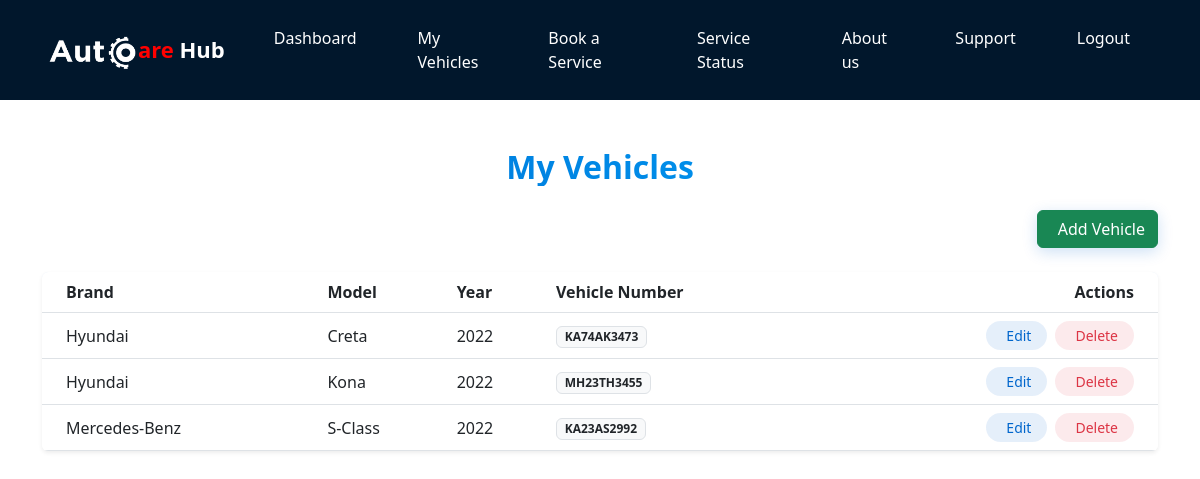
The page /Autocareapp/vehicle/ (signed in) on the database its author committed.
### Autocareapp/models.py (models this page shows, shortened)
class Vehicle(models.Model):
    user = models.ForeignKey(UserProfile, on_delete=models.CASCADE, null=True, blank=True)
    vehicle_number = models.CharField(max_length=20, unique=True)
    brand = models.CharField(max_length=50)
    model = models.CharField(max_length=50)
    year = models.CharField(max_length=10, null=True, blank=True)

### Autocareapp/views.py (the view)
# urls.py: path('vehicle/', views.my_vehicle, name='my_vehicle'),
def my_vehicle(request):
    if not request.session.get('userloggedin'):
        return redirect('userlogin')
    user_id = request.session.get('user_id')
    try:
        user = UserProfile.objects.get(user_id=user_id)  # Use user_id field, not pk
    except UserProfile.DoesNotExist:
        return redirect('userlogin')
    vehicles = Vehicle.objects.filter(user=user)  # This is correct
    return render(request, 'autocareapp/my_vehicle.html', {'vehicles': vehicles})

### Autocare/Autocareapp/templates/Autocareapp/my_vehicle.html (shortened to what this page needs)
{% extends 'autocareapp/userhomepage.html' %}
{% load static %}
{% block content %}
<div class="container py-5">
  <h2 class="mb-4 text-center fw-bold text-gradient">My Vehicles</h2>
  <div class="d-flex justify-content-end mb-4">
    <a href="{% url 'ad_vehicle' %}" class="btn btn-success btn-glow">
       Add Vehicle
    </a>
  </div>
  {% if vehicles %}
  <div class="card shadow-sm border-0 overflow-hidden">
    <div class="table-responsive">
      <table class="table table-hover align-middle mb-0">
        <thead class="bg-light-primary">
          <tr>
            <th class="ps-4">Brand</th>
            <th>Model</th>
            <th>Year</th>
            <th>Vehicle Number</th>
            <th class="text-end pe-4">Actions</th>
          </tr>
        </thead>
        <tbody>
          {% for vehicle in vehicles %}
          <tr class="vehicle-row">
            <td class="ps-4 fw-medium">{{ vehicle.brand }}</td>
            <td>{{ vehicle.model }}</td>
            <td>{{ vehicle.year }}</td>
            <td>
              <span class="badge bg-light text-dark border">{{ vehicle.vehicle_number }}</span>
            </td>
            <td class="text-end pe-4">
              <div class="d-flex justify-content-end gap-2">
                <a href="{% url 'edit_vehicle' vehicle.id %}" class="btn btn-sm btn-soft-primary rounded-pill px-3 py-1">
                   Edit
                </a>
                <form action="{% url 'delete_vehicle' vehicle.id %}" method="post" class="delete-form">
                  <button type="submit" class="btn btn-sm btn-soft-danger rounded-pill px-3 py-1">
                     Delete
                  </button>
                </form>
              </div>
            </td>
          </tr>
          {% endfor %}
        </tbody>
      </table>
    </div>
  </div>
  {% endif %}
</div>
{% endblock %}

### Autocare/Autocareapp/templates/Autocareapp/my_vehicle.html (style rules this page uses)
.text-gradient { background: linear-gradient(45deg, #0066cc, #00aaff); -webkit-background-clip: text; -webkit-text-fill-color: transparent; background-clip: text; }
.bg-light-primary { background-color: rgba(0, 102, 204, 0.1); }
.btn-glow { transition: all 0.3s ease; box-shadow: 0 4px 15px rgba(0, 102, 204, 0.2); }
.btn-soft-primary { background-color: rgba(0, 102, 204, 0.1); color: #0066cc; border: none; }
.btn-soft-danger { background-color: rgba(220, 53, 69, 0.1); color: #dc3545; border: none; }
.rounded-pill { border-radius: 50rem !important; }

### rows shown on the page
Vehicle: brand "Hyundai", model "Creta", year "2022", vehicle_number "KA74AK3473"
Vehicle: brand "Hyundai", model "Kona", year "2022", vehicle_number "MH23TH3455"
Vehicle: brand "Mercedes-Benz", model "S-Class", year "2022", vehicle_number "KA23AS2992"
